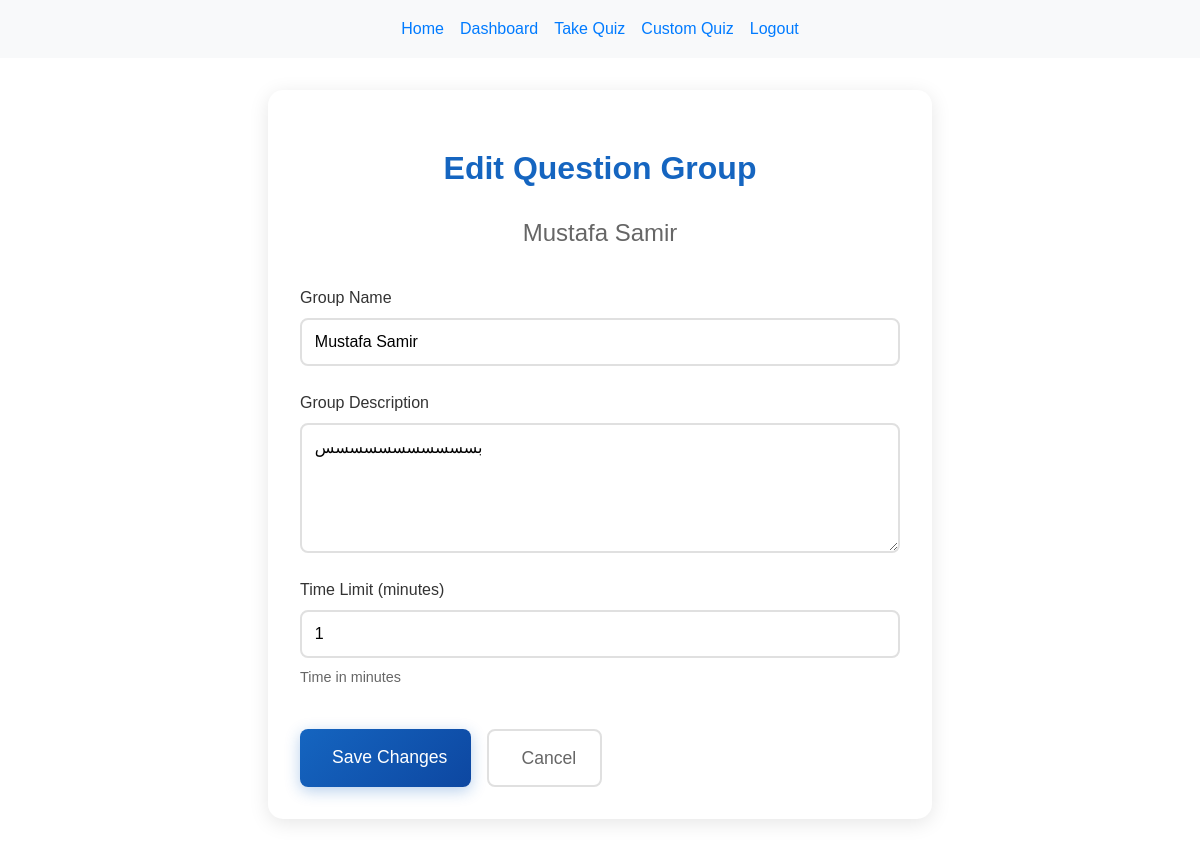
Page /edit-question-group/4 (signed in) on the committed database.
### models.py (models this page shows, shortened)
class QuestionGroup(db.Model):
    id = db.Column(db.Integer, primary_key=True)
    name = db.Column(db.String(100), nullable=False)
    description = db.Column(db.Text)
    time_limit = db.Column(db.Integer, default=300)  # in seconds
    user_id = db.Column(db.Integer, db.ForeignKey('user.id'), nullable=False)
    created_at = db.Column(db.DateTime, default=datetime.utcnow)
    questions = db.relationship('CustomQuestion', backref='group', lazy=True)

### routes.py (the view, shortened to what this page needs)
@routes_bp.route('/edit-question-group/<int:group_id>', methods=['GET', 'POST'])
@login_required
def edit_question_group(group_id):
    group = QuestionGroup.query.get_or_404(group_id)
    if group.user_id != current_user.id:
        flash('You have no authority to modify this group', 'error')
        return redirect(url_for('routes.custom_questions'))
    form = QuestionGroupForm(obj=group)
    form.time_limit.data = group.time_limit // 60
    return render_template('edit_question_group.html', form=form, group=group)

### forms.py
class QuestionGroupForm(FlaskForm):
    name = StringField('Group Name',
        validators=[DataRequired(message='Group name is required')])
    description = TextAreaField('Group Description',
        validators=[Length(max=500, message='Description must not exceed 500 characters')])
    time_limit = IntegerField('Time Limit (minutes)',
        validators=[DataRequired(message='Time limit is required'),
                   NumberRange(min=1, max=180,
                             message='Time must be between 1 and 180 minutes')])

### templates/edit_question_group.html (shortened to what this page needs)
{% extends "base.html" %}
{% block content %}
<div class="form-container">
    <div class="form-header">
        <h1>Edit Question Group</h1>
        <h2>{{ group.name }}</h2>
    </div>
    <form method="POST" class="styled-form">
        <div class="form-group">
            {{ form.name.label }}
            {{ form.name(class="form-control") }}
        </div>
        <div class="form-group">
            {{ form.description.label }}
            {{ form.description(class="form-control") }}
        </div>
        <div class="form-group">
            {{ form.time_limit.label }}
            {{ form.time_limit(class="form-control") }}
            <small class="form-text">Time in minutes</small>
        </div>
        <div class="form-actions">
            <button type="submit" class="btn btn-primary">
                Save Changes
            </button>
            <a href="{{ url_for('routes.custom_questions') }}" class="btn btn-secondary">
                Cancel
            </a>
        </div>
    </form>
</div>
{% endblock %}

### templates/base.html (style rules this page uses)
body { font-family: Arial, sans-serif; margin: 0; padding: 0; line-height: 1.6; }
.btn { padding: 0.5rem 1rem; text-decoration: none; border-radius: 4px; background: #007bff; color: white; border: none; cursor: pointer; }

### templates/edit_question_group.html (style rules this page uses)
.form-container { max-width: 600px; margin: 2rem auto; padding: 2rem; background: white; border-radius: 15px; box-shadow: 0 4px 20px rgba(0, 0, 0, 0.1); direction: ltr; }
.form-header { text-align: center; margin-bottom: 2rem; }
.form-header h1 { color: #1565C0; margin-bottom: 0.5rem; }
.form-header h2 { color: #666; font-weight: normal; }
.styled-form { display: grid; gap: 1.5rem; }
.form-group { display: grid; gap: 0.5rem; }
.form-group label { font-weight: 500; color: #333; }
.form-control { padding: 0.8rem; border: 2px solid #e0e0e0; border-radius: 8px; font-size: 1rem; transition: border-color 0.3s ease; }
textarea.form-control { min-height: 100px; resize: vertical; }
.form-text { color: #666; font-size: 0.9rem; }
.form-actions { display: flex; gap: 1rem; margin-top: 1rem; }
.btn { display: inline-flex; align-items: center; gap: 0.5rem; padding: 0.8rem 1.5rem; font-size: 1.1rem; font-weight: 500; border-radius: 8px; cursor: pointer; transition: all 0.3s ease; border: none; text-decoration: none; }
.btn-primary { background: linear-gradient(135deg, #1565C0, #0D47A1); color: white; box-shadow: 0 4px 15px rgba(21, 101, 192, 0.3); }
.btn-secondary { background: white; color: #666; border: 2px solid #e0e0e0; }

### rows in the picture
QuestionGroup: name "Mustafa Samir", description "بسسسسسسسسسسس", time_limit "1"
